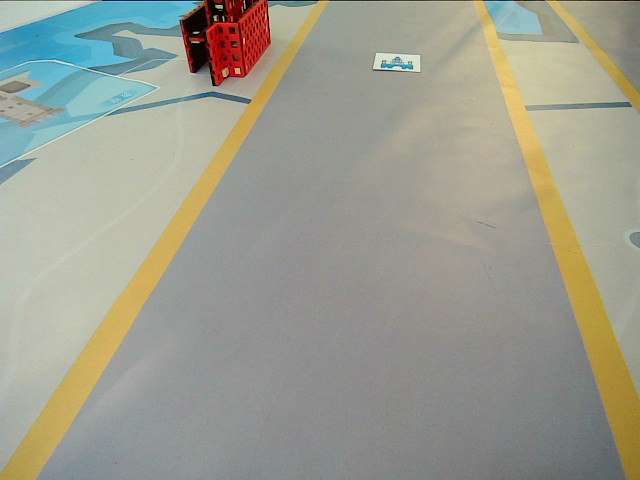
#> input picture src/test/cruise/7.png, 640 x 480 px
$ python -i myCruiser.py   (imports and definitions only)
#> lines starting #> are read from the running program, lines starting #| are printed output that depends on the picture; after the words box and inside, x2 and y2 are one past the last pixel; in counts of white or black regions, pixels touching at a corner belong together
#> further down, picture is the input picture: shape (480, 640, 3); mean B, G, R 143.6, 156.7, 155.9
### src/settings.py
import os
import sys

# -------global settings-------
# 设置是否自动测量 stdCompassAngle
measureCompassAngle = True
# 现在是设置为手动测量
stdCompassAngle = 184.2

target_posture_range = (0, 1.5)
camping_posture_range = (-1, 1)
fenglangjuxu_posture_range = (0, 2)
soldier_posture_range = (3.5, 4.5)
after_soldier_posture_range = (-1.5, -1.5)

# 车辆运行速度
velocity = 40
slow_down_speed = 15
# 中途更换模型后的调整速度
changeAngleVelocity = 20

# 工作目录
work_dir = '/home/root/workspace/Baidu2021'
lib_dir = './lib'

# 传感器端口号
wobot_port = "wobot"
laser_square_port = "laser_square"
laser_ball_port = "laser_ball"
laser1_port = "laser1"
laser2_port = "laser2"
compass_port = "compass_new"

# -------collect.py-------
resultDir = "train/"
changeInAngle = 0.1
recordSideCam = False

# -------run_lane.py-------
# train7可以跑过两个急转弯
angleModelPath = 'models/train4'

# -------marker.py--------
score_thresold = 0.7
flag_to_servo = {
    'dingxiangjun': 1,
    'daijun': 2,
    'dunhuang': 3
}
task_label_list = [
    'daijun',
    'dingxiangjun',
    'dunhuang',
    'sideTarget',
    'targetCenter'
]
sign_label_list = [
    'background',
    'barracks',
    'fenglangjuxu',
    'fortress',
    'soldier',
    'target',
]

signModelPath = 'models/signModel'
taskModelPath = 'models/taskModel'  # sideData2

# -------run.py--------
ongoing_list = {  # uncomplete, ongoing, complete
    'fortress1': 'uncomplete',
    'fortress2': 'uncomplete',
    'target1': 'uncomplete',
    'target2': 'uncomplete',
    'target3': 'uncomplete',
    'camping': 'uncomplete',
    'fenglangjuxu': 'uncomplete',
    'soldier': 'uncomplete',
    'fortress3': 'uncomplete',

    'status': 'run',  # run, slow_down, stop
    'last_center_x': -1
}


def set_working_dir():
    print('work_dir = {}'.format(work_dir))
    os.chdir(work_dir)
    sys.path.append(work_dir)
    sys.path.append(lib_dir)


# 默认更改工作目录
set_working_dir()

### src/myCruiser.py
#%%
import cv2
import settings
import os
import numpy as np
from paddlelite import *


def img_deal(img):
    hsv = cv2.cvtColor(img, cv2.COLOR_BGR2HSV)
#> hsv: shape (480, 640, 3); mean H, S, V 47, 37.9, 163.1

    # 正常的 HSV
    lower_hsv = np.array([20, 75, 165])
    upper_hsv = np.array([40, 255, 255])

    # 阳光过强时的 HSV
    # lower_hsv = np.array([26, 43, 46])
    # upper_hsv = np.array([34, 255, 255])

    mask = cv2.inRange(hsv, lowerb=lower_hsv, upperb=upper_hsv)
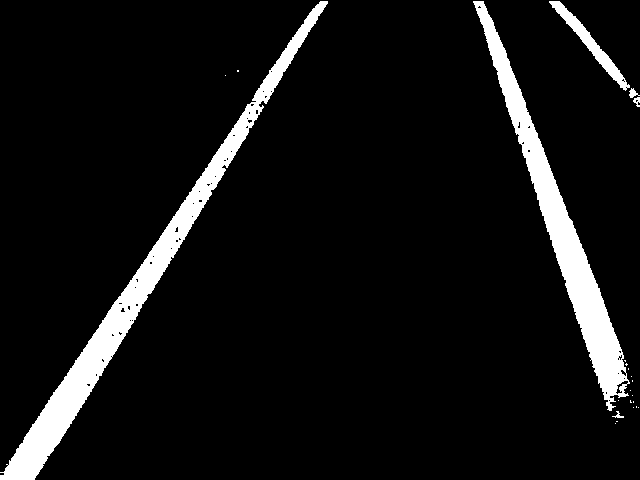
#> mask: shape (480, 640); 7.5% white; 23 white regions (17 under 20 px), largest, box (x1, y1, x2, y2) and area: (0, 1, 328, 480) 12127, (473, 1, 630, 411) 9618, (549, 1, 630, 91) 1136, (629, 88, 640, 98) 56, (633, 97, 640, 107) 41, (612, 411, 624, 418) 33

    frame = cv2.resize(mask, (128, 128))
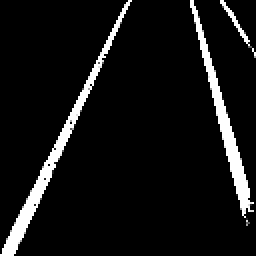
#> frame: shape (128, 128) (shown 2 times larger); min 0, max 255, mean 19.2
    img = frame.astype(np.float32)
    img = cv2.cvtColor(img, cv2.COLOR_GRAY2BGR)
#> img: shape (128, 128, 3) float32
    img = img / 255.0
    img = np.expand_dims(img, axis=0)
    return img, mask


# [46 lines left out: functions init_predictor, angle_predict, test_cam, not called in this run]


# [20 lines not run here, left out]

>>> import cv2
>>> picture = cv2.imread('test/cruise/7.png')
>>> result = img_deal(picture)
